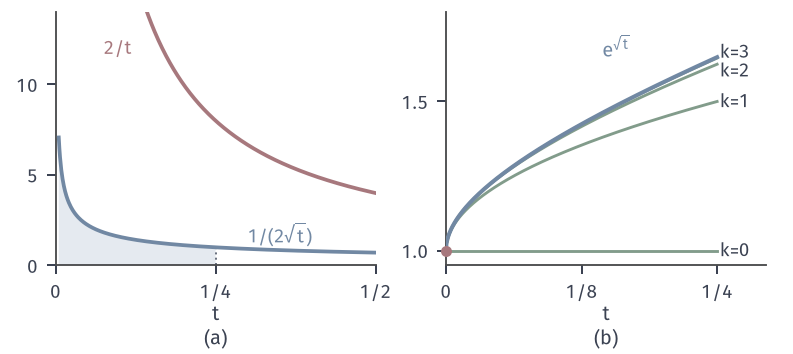

Write the Python code that produced this figure.
from pathlib import Path
import sys
sys.path.insert(0,str(Path(__file__).resolve().parents[1]/"odeex-common"))
from odeex_common import *
HERE=Path(__file__).resolve().parent

# Lipschitz coefficients in time and Picard iterates of x'=x/(2 sqrt t).
from math import factorial
fig,axes=figure(width_mm=112,height_mm=50,ncols=2)
panel(fig,.07,.965,.965,.25,.22)
ax=axes[0]; t=np.linspace(.005,.25,500); ax.fill_between(t,0,1/(2*np.sqrt(t)),fc=BLUE_FILL,ec='none',zorder=1); t=np.linspace(.005,.5,500); ax.plot(t,1/(2*np.sqrt(t)),color=BLUE,lw=1.5,zorder=3); ax.plot(t,2/t,color=RED,lw=1.5,zorder=3)
ax.vlines(.25,0,1,color=MUTED,lw=.8,ls=':'); ax.set_xlim(0,.5); ax.set_ylim(0,14); ax.set_xticks([0,.25,.5]); ax.set_xticklabels(['0','1/4','1/2']); ax.set_yticks([0,5,10]); ax.set_xlabel('t',labelpad=1)
ax.text(.075,12,'2/t',color=RED,fontsize=7.5,ha='left',va='center'); ax.text(.3,1.65,'$1/(2\\sqrt{t})$',color=BLUE,fontsize=7.5,ha='left',va='center')
ax=axes[1]; t=np.linspace(0,.25,500); r=np.sqrt(t); S=0*t; lastk={}
for k in range(0,4):
    S=S+r**k/factorial(k); ax.plot(t,S,color=GREEN,lw=1.15,zorder=3); ax.text(.2525,S[-1]+(-.022 if k==2 else 0)+(.02 if k==3 else 0),f'k={k}',fontsize=7.5,va='center'); lastk[k]=float(S[-1])
ax.plot(t,np.exp(r),color=BLUE,lw=1.6,zorder=4); dot(ax,0,1); ax.text(.17,1.68,'$\\mathrm{e}^{\\sqrt{t}}$',color=BLUE,fontsize=8,ha='right',va='center')
ax.set_xlim(0,.295); ax.set_ylim(.95,1.8); ax.set_xticks([0,.125,.25]); ax.set_xticklabels(['0','1/8','1/4']); ax.set_yticks([1,1.5]); ax.set_xlabel('t',labelpad=1)
tags(fig,axes)
save(fig,HERE,'figure',{'values_at_1_4':lastk,'exact':float(np.exp(.5))})
